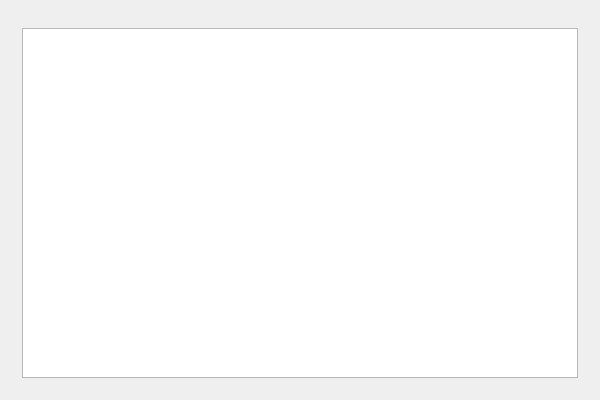
<?xml version="1.0" encoding="UTF-8"?>
<ui version="4.0">
 <class>ChartTestClass</class>
 <widget class="QWidget" name="ChartTestClass">
  <property name="geometry">
   <rect>
    <x>0</x>
    <y>0</y>
    <width>600</width>
    <height>400</height>
   </rect>
  </property>
  <property name="windowTitle">
   <string>ChartTest</string>
  </property>
  <layout class="QGridLayout" name="gridLayout">
   <item row="0" column="0">
    <widget class="QWidget" name="widget" native="true"/>
   </item>
   <item row="1" column="0">
    <widget class="QWidget" name="widget_2" native="true">
     <layout class="QGridLayout" name="gridLayout_2">
      <item row="0" column="0">
       <widget class="QListWidget" name="listWidget">
        <property name="minimumSize">
         <size>
          <width>0</width>
          <height>40</height>
         </size>
        </property>
       </widget>
      </item>
     </layout>
    </widget>
   </item>
  </layout>
 </widget>
 <layoutdefault spacing="6" margin="11"/>
 <resources>
  <include location="ChartTest.qrc"/>
 </resources>
 <connections/>
</ui>
